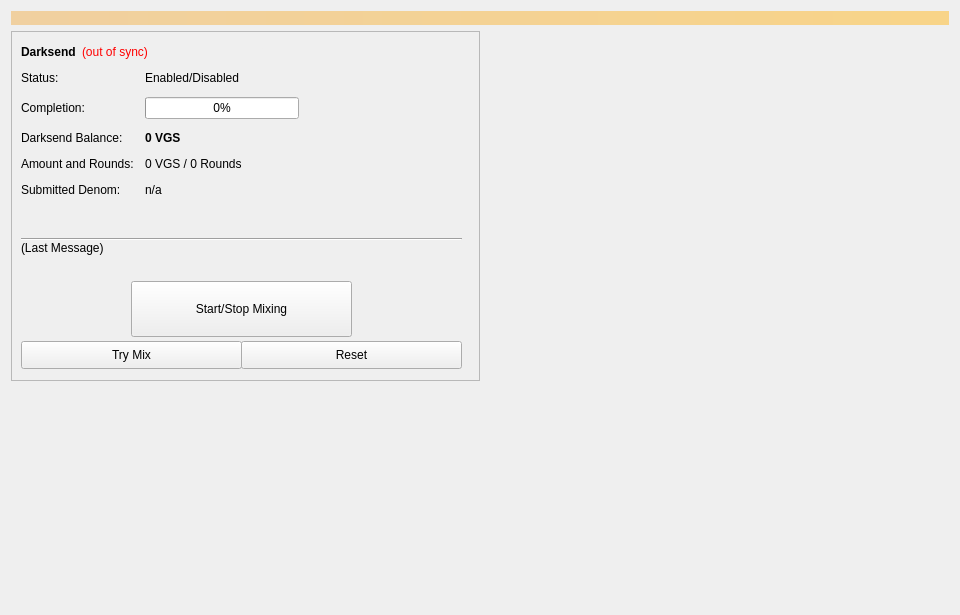
<?xml version="1.0" encoding="UTF-8"?>
<ui version="4.0">
 <class>Coinmix</class>
 <widget class="QWidget" name="Coinmix">
  <property name="geometry">
   <rect>
    <x>0</x>
    <y>0</y>
    <width>960</width>
    <height>615</height>
   </rect>
  </property>
  <property name="minimumSize">
   <size>
    <width>960</width>
    <height>0</height>
   </size>
  </property>
  <property name="windowTitle">
   <string>Form</string>
  </property>
  <layout class="QVBoxLayout" name="topLayout">
   <item>
    <widget class="QLabel" name="labelAlerts">
     <property name="visible">
      <bool>false</bool>
     </property>
     <property name="styleSheet">
      <string notr="true">background-color: qlineargradient(x1: 0, y1: 0, x2: 1, y2: 0, stop:0 #F0D0A0, stop:1 #F8D488); color:#000000;</string>
     </property>
     <property name="wordWrap">
      <bool>true</bool>
     </property>
     <property name="margin">
      <number>3</number>
     </property>
    </widget>
   </item>
   <item>
    <layout class="QHBoxLayout" name="horizontalLayout" stretch="1,1">
     <item>
      <layout class="QVBoxLayout" name="verticalLayout_2">
       <item>
        <widget class="QFrame" name="frameDarksend">
         <property name="minimumSize">
          <size>
           <width>0</width>
           <height>350</height>
          </size>
         </property>
         <property name="layoutDirection">
          <enum>Qt::LeftToRight</enum>
         </property>
         <property name="frameShape">
          <enum>QFrame::StyledPanel</enum>
         </property>
         <property name="frameShadow">
          <enum>QFrame::Raised</enum>
         </property>
         <widget class="QWidget" name="formLayoutWidget">
          <property name="geometry">
           <rect>
            <x>10</x>
            <y>40</y>
            <width>451</width>
            <height>161</height>
           </rect>
          </property>
          <layout class="QFormLayout" name="formLayout">
           <property name="fieldGrowthPolicy">
            <enum>QFormLayout::AllNonFixedFieldsGrow</enum>
           </property>
           <property name="horizontalSpacing">
            <number>11</number>
           </property>
           <property name="verticalSpacing">
            <number>12</number>
           </property>
           <item row="0" column="0">
            <widget class="QLabel" name="label_6">
             <property name="text">
              <string>Status:</string>
             </property>
            </widget>
           </item>
           <item row="1" column="0">
            <widget class="QLabel" name="label_7">
             <property name="text">
              <string>Completion:</string>
             </property>
            </widget>
           </item>
           <item row="1" column="1">
            <widget class="QProgressBar" name="DarksendProgress">
             <property name="maximumSize">
              <size>
               <width>154</width>
               <height>16777215</height>
              </size>
             </property>
             <property name="value">
              <number>0</number>
             </property>
            </widget>
           </item>
           <item row="2" column="0">
            <widget class="QLabel" name="labelAnonymizedText">
             <property name="text">
              <string>Darksend Balance:</string>
             </property>
            </widget>
           </item>
           <item row="2" column="1">
            <widget class="QLabel" name="labelAnonymized">
             <property name="font">
              <font>
               <weight>75</weight>
               <bold>true</bold>
              </font>
             </property>
             <property name="text">
              <string notr="true">0 VGS</string>
             </property>
            </widget>
           </item>
           <item row="3" column="0">
            <widget class="QLabel" name="label_8">
             <property name="text">
              <string>Amount and Rounds:</string>
             </property>
            </widget>
           </item>
           <item row="3" column="1">
            <widget class="QLabel" name="labelAmountRounds">
             <property name="text">
              <string>0 VGS / 0 Rounds</string>
             </property>
            </widget>
           </item>
           <item row="4" column="0">
            <widget class="QLabel" name="label_9">
             <property name="text">
              <string>Submitted Denom:</string>
             </property>
            </widget>
           </item>
           <item row="4" column="1">
            <widget class="QLabel" name="labelSubmittedDenom">
             <property name="toolTip">
              <string>The denominations you submitted to the Masternode.&lt;br&gt;To mix, other users must submit the exact same denominations.</string>
             </property>
             <property name="text">
              <string>n/a</string>
             </property>
            </widget>
           </item>
           <item row="0" column="1">
            <widget class="QLabel" name="DarksendEnabled">
             <property name="text">
              <string>Enabled/Disabled</string>
             </property>
            </widget>
           </item>
          </layout>
         </widget>
         <widget class="QPushButton" name="runAutoDenom">
          <property name="geometry">
           <rect>
            <x>251</x>
            <y>17</y>
            <width>1</width>
            <height>1</height>
           </rect>
          </property>
          <property name="palette">
           <palette>
            <active>
             <colorrole role="WindowText">
              <brush brushstyle="SolidPattern">
               <color alpha="255">
                <red>0</red>
                <green>0</green>
                <blue>0</blue>
               </color>
              </brush>
             </colorrole>
             <colorrole role="Button">
              <brush brushstyle="SolidPattern">
               <color alpha="255">
                <red>239</red>
                <green>238</green>
                <blue>238</blue>
               </color>
              </brush>
             </colorrole>
             <colorrole role="Light">
              <brush brushstyle="SolidPattern">
               <color alpha="255">
                <red>255</red>
                <green>255</green>
                <blue>255</blue>
               </color>
              </brush>
             </colorrole>
             <colorrole role="Midlight">
              <brush brushstyle="SolidPattern">
               <color alpha="255">
                <red>247</red>
                <green>246</green>
                <blue>246</blue>
               </color>
              </brush>
             </colorrole>
             <colorrole role="Dark">
              <brush brushstyle="SolidPattern">
               <color alpha="255">
                <red>119</red>
                <green>119</green>
                <blue>119</blue>
               </color>
              </brush>
             </colorrole>
             <colorrole role="Mid">
              <brush brushstyle="SolidPattern">
               <color alpha="255">
                <red>159</red>
                <green>159</green>
                <blue>159</blue>
               </color>
              </brush>
             </colorrole>
             <colorrole role="Text">
              <brush brushstyle="SolidPattern">
               <color alpha="255">
                <red>0</red>
                <green>0</green>
                <blue>0</blue>
               </color>
              </brush>
             </colorrole>
             <colorrole role="BrightText">
              <brush brushstyle="SolidPattern">
               <color alpha="255">
                <red>255</red>
                <green>255</green>
                <blue>255</blue>
               </color>
              </brush>
             </colorrole>
             <colorrole role="ButtonText">
              <brush brushstyle="SolidPattern">
               <color alpha="255">
                <red>0</red>
                <green>0</green>
                <blue>0</blue>
               </color>
              </brush>
             </colorrole>
             <colorrole role="Base">
              <brush brushstyle="SolidPattern">
               <color alpha="255">
                <red>255</red>
                <green>255</green>
                <blue>255</blue>
               </color>
              </brush>
             </colorrole>
             <colorrole role="Window">
              <brush brushstyle="SolidPattern">
               <color alpha="255">
                <red>239</red>
                <green>238</green>
                <blue>238</blue>
               </color>
              </brush>
             </colorrole>
             <colorrole role="Shadow">
              <brush brushstyle="SolidPattern">
               <color alpha="255">
                <red>0</red>
                <green>0</green>
                <blue>0</blue>
               </color>
              </brush>
             </colorrole>
             <colorrole role="AlternateBase">
              <brush brushstyle="SolidPattern">
               <color alpha="255">
                <red>247</red>
                <green>246</green>
                <blue>246</blue>
               </color>
              </brush>
             </colorrole>
             <colorrole role="ToolTipBase">
              <brush brushstyle="SolidPattern">
               <color alpha="255">
                <red>255</red>
                <green>255</green>
                <blue>220</blue>
               </color>
              </brush>
             </colorrole>
             <colorrole role="ToolTipText">
              <brush brushstyle="SolidPattern">
               <color alpha="255">
                <red>0</red>
                <green>0</green>
                <blue>0</blue>
               </color>
              </brush>
             </colorrole>
            </active>
            <inactive>
             <colorrole role="WindowText">
              <brush brushstyle="SolidPattern">
               <color alpha="255">
                <red>0</red>
                <green>0</green>
                <blue>0</blue>
               </color>
              </brush>
             </colorrole>
             <colorrole role="Button">
              <brush brushstyle="SolidPattern">
               <color alpha="255">
                <red>239</red>
                <green>238</green>
                <blue>238</blue>
               </color>
              </brush>
             </colorrole>
             <colorrole role="Light">
              <brush brushstyle="SolidPattern">
               <color alpha="255">
                <red>255</red>
                <green>255</green>
                <blue>255</blue>
               </color>
              </brush>
             </colorrole>
             <colorrole role="Midlight">
              <brush brushstyle="SolidPattern">
               <color alpha="255">
                <red>247</red>
                <green>246</green>
                <blue>246</blue>
               </color>
              </brush>
             </colorrole>
             <colorrole role="Dark">
              <brush brushstyle="SolidPattern">
               <color alpha="255">
                <red>119</red>
                <green>119</green>
                <blue>119</blue>
               </color>
              </brush>
             </colorrole>
             <colorrole role="Mid">
              <brush brushstyle="SolidPattern">
               <color alpha="255">
                <red>159</red>
                <green>159</green>
                <blue>159</blue>
               </color>
              </brush>
             </colorrole>
             <colorrole role="Text">
              <brush brushstyle="SolidPattern">
               <color alpha="255">
                <red>0</red>
                <green>0</green>
                <blue>0</blue>
               </color>
              </brush>
             </colorrole>
             <colorrole role="BrightText">
              <brush brushstyle="SolidPattern">
               <color alpha="255">
                <red>255</red>
                <green>255</green>
                <blue>255</blue>
               </color>
              </brush>
             </colorrole>
             <colorrole role="ButtonText">
              <brush brushstyle="SolidPattern">
               <color alpha="255">
                <red>0</red>
                <green>0</green>
                <blue>0</blue>
               </color>
              </brush>
             </colorrole>
             <colorrole role="Base">
              <brush brushstyle="SolidPattern">
               <color alpha="255">
                <red>255</red>
                <green>255</green>
                <blue>255</blue>
               </color>
              </brush>
             </colorrole>
             <colorrole role="Window">
              <brush brushstyle="SolidPattern">
               <color alpha="255">
                <red>239</red>
                <green>238</green>
                <blue>238</blue>
               </color>
              </brush>
             </colorrole>
             <colorrole role="Shadow">
              <brush brushstyle="SolidPattern">
               <color alpha="255">
                <red>0</red>
                <green>0</green>
                <blue>0</blue>
               </color>
              </brush>
             </colorrole>
             <colorrole role="AlternateBase">
              <brush brushstyle="SolidPattern">
               <color alpha="255">
                <red>247</red>
                <green>246</green>
                <blue>246</blue>
               </color>
              </brush>
             </colorrole>
             <colorrole role="ToolTipBase">
              <brush brushstyle="SolidPattern">
               <color alpha="255">
                <red>255</red>
                <green>255</green>
                <blue>220</blue>
               </color>
              </brush>
             </colorrole>
             <colorrole role="ToolTipText">
              <brush brushstyle="SolidPattern">
               <color alpha="255">
                <red>0</red>
                <green>0</green>
                <blue>0</blue>
               </color>
              </brush>
             </colorrole>
            </inactive>
            <disabled>
             <colorrole role="WindowText">
              <brush brushstyle="SolidPattern">
               <color alpha="255">
                <red>119</red>
                <green>119</green>
                <blue>119</blue>
               </color>
              </brush>
             </colorrole>
             <colorrole role="Button">
              <brush brushstyle="SolidPattern">
               <color alpha="255">
                <red>239</red>
                <green>238</green>
                <blue>238</blue>
               </color>
              </brush>
             </colorrole>
             <colorrole role="Light">
              <brush brushstyle="SolidPattern">
               <color alpha="255">
                <red>255</red>
                <green>255</green>
                <blue>255</blue>
               </color>
              </brush>
             </colorrole>
             <colorrole role="Midlight">
              <brush brushstyle="SolidPattern">
               <color alpha="255">
                <red>247</red>
                <green>246</green>
                <blue>246</blue>
               </color>
              </brush>
             </colorrole>
             <colorrole role="Dark">
              <brush brushstyle="SolidPattern">
               <color alpha="255">
                <red>119</red>
                <green>119</green>
                <blue>119</blue>
               </color>
              </brush>
             </colorrole>
             <colorrole role="Mid">
              <brush brushstyle="SolidPattern">
               <color alpha="255">
                <red>159</red>
                <green>159</green>
                <blue>159</blue>
               </color>
              </brush>
             </colorrole>
             <colorrole role="Text">
              <brush brushstyle="SolidPattern">
               <color alpha="255">
                <red>119</red>
                <green>119</green>
                <blue>119</blue>
               </color>
              </brush>
             </colorrole>
             <colorrole role="BrightText">
              <brush brushstyle="SolidPattern">
               <color alpha="255">
                <red>255</red>
                <green>255</green>
                <blue>255</blue>
               </color>
              </brush>
             </colorrole>
             <colorrole role="ButtonText">
              <brush brushstyle="SolidPattern">
               <color alpha="255">
                <red>119</red>
                <green>119</green>
                <blue>119</blue>
               </color>
              </brush>
             </colorrole>
             <colorrole role="Base">
              <brush brushstyle="SolidPattern">
               <color alpha="255">
                <red>239</red>
                <green>238</green>
                <blue>238</blue>
               </color>
              </brush>
             </colorrole>
             <colorrole role="Window">
              <brush brushstyle="SolidPattern">
               <color alpha="255">
                <red>239</red>
                <green>238</green>
                <blue>238</blue>
               </color>
              </brush>
             </colorrole>
             <colorrole role="Shadow">
              <brush brushstyle="SolidPattern">
               <color alpha="255">
                <red>0</red>
                <green>0</green>
                <blue>0</blue>
               </color>
              </brush>
             </colorrole>
             <colorrole role="AlternateBase">
              <brush brushstyle="SolidPattern">
               <color alpha="255">
                <red>239</red>
                <green>238</green>
                <blue>238</blue>
               </color>
              </brush>
             </colorrole>
             <colorrole role="ToolTipBase">
              <brush brushstyle="SolidPattern">
               <color alpha="255">
                <red>255</red>
                <green>255</green>
                <blue>220</blue>
               </color>
              </brush>
             </colorrole>
             <colorrole role="ToolTipText">
              <brush brushstyle="SolidPattern">
               <color alpha="255">
                <red>0</red>
                <green>0</green>
                <blue>0</blue>
               </color>
              </brush>
             </colorrole>
            </disabled>
           </palette>
          </property>
          <property name="focusPolicy">
           <enum>Qt::NoFocus</enum>
          </property>
          <property name="autoFillBackground">
           <bool>true</bool>
          </property>
          <property name="text">
           <string/>
          </property>
          <property name="flat">
           <bool>true</bool>
          </property>
         </widget>
         <widget class="QPushButton" name="toggleDarksend">
          <property name="geometry">
           <rect>
            <x>120</x>
            <y>250</y>
            <width>221</width>
            <height>56</height>
           </rect>
          </property>
          <property name="sizePolicy">
           <sizepolicy hsizetype="MinimumExpanding" vsizetype="Fixed">
            <horstretch>0</horstretch>
            <verstretch>0</verstretch>
           </sizepolicy>
          </property>
          <property name="text">
           <string>Start/Stop Mixing</string>
          </property>
         </widget>
         <widget class="Line" name="lineLastMessage">
          <property name="geometry">
           <rect>
            <x>10</x>
            <y>200</y>
            <width>441</width>
            <height>16</height>
           </rect>
          </property>
          <property name="orientation">
           <enum>Qt::Horizontal</enum>
          </property>
         </widget>
         <widget class="QLabel" name="DarksendStatus">
          <property name="geometry">
           <rect>
            <x>10</x>
            <y>210</y>
            <width>451</width>
            <height>43</height>
           </rect>
          </property>
          <property name="minimumSize">
           <size>
            <width>288</width>
            <height>43</height>
           </size>
          </property>
          <property name="text">
           <string>(Last Message)</string>
          </property>
          <property name="alignment">
           <set>Qt::AlignLeading|Qt::AlignLeft|Qt::AlignTop</set>
          </property>
          <property name="wordWrap">
           <bool>true</bool>
          </property>
         </widget>
         <widget class="QPushButton" name="DarksendAuto">
          <property name="geometry">
           <rect>
            <x>10</x>
            <y>310</y>
            <width>221</width>
            <height>28</height>
           </rect>
          </property>
          <property name="sizePolicy">
           <sizepolicy hsizetype="MinimumExpanding" vsizetype="Fixed">
            <horstretch>0</horstretch>
            <verstretch>0</verstretch>
           </sizepolicy>
          </property>
          <property name="toolTip">
           <string>Try to manually submit a Darksend request.</string>
          </property>
          <property name="text">
           <string>Try Mix</string>
          </property>
         </widget>
         <widget class="QPushButton" name="DarksendReset">
          <property name="geometry">
           <rect>
            <x>230</x>
            <y>310</y>
            <width>221</width>
            <height>28</height>
           </rect>
          </property>
          <property name="sizePolicy">
           <sizepolicy hsizetype="MinimumExpanding" vsizetype="Fixed">
            <horstretch>0</horstretch>
            <verstretch>0</verstretch>
           </sizepolicy>
          </property>
          <property name="toolTip">
           <string>Reset the current status of Darksend (can interrupt Darksend if it's in the process of Mixing, which can cost you money!)</string>
          </property>
          <property name="autoFillBackground">
           <bool>false</bool>
          </property>
          <property name="text">
           <string>Reset</string>
          </property>
         </widget>
         <widget class="QWidget" name="layoutWidget">
          <property name="geometry">
           <rect>
            <x>10</x>
            <y>10</y>
            <width>431</width>
            <height>22</height>
           </rect>
          </property>
          <layout class="QHBoxLayout" name="horizontalLayout_5">
           <item>
            <widget class="QLabel" name="label_2">
             <property name="font">
              <font>
               <weight>75</weight>
               <bold>true</bold>
              </font>
             </property>
             <property name="text">
              <string>Darksend</string>
             </property>
            </widget>
           </item>
           <item>
            <widget class="QLabel" name="labelDarksendSyncStatus">
             <property name="toolTip">
              <string>The displayed information may be out of date. Your wallet automatically synchronizes with the VGS network after a connection is established, but this process has not completed yet.</string>
             </property>
             <property name="styleSheet">
              <string notr="true">QLabel { color: red; }</string>
             </property>
             <property name="text">
              <string notr="true">(out of sync)</string>
             </property>
             <property name="alignment">
              <set>Qt::AlignLeading|Qt::AlignLeft|Qt::AlignVCenter</set>
             </property>
            </widget>
           </item>
           <item>
            <spacer name="horizontalSpacer_4">
             <property name="orientation">
              <enum>Qt::Horizontal</enum>
             </property>
             <property name="sizeHint" stdset="0">
              <size>
               <width>40</width>
               <height>20</height>
              </size>
             </property>
            </spacer>
           </item>
          </layout>
         </widget>
        </widget>
       </item>
       <item>
        <spacer name="verticalSpacer">
         <property name="orientation">
          <enum>Qt::Vertical</enum>
         </property>
         <property name="sizeHint" stdset="0">
          <size>
           <width>20</width>
           <height>40</height>
          </size>
         </property>
        </spacer>
       </item>
      </layout>
     </item>
     <item>
      <layout class="QVBoxLayout" name="verticalLayout_3">
       <item>
        <spacer name="verticalSpacer_2">
         <property name="orientation">
          <enum>Qt::Vertical</enum>
         </property>
         <property name="sizeType">
          <enum>QSizePolicy::Expanding</enum>
         </property>
         <property name="sizeHint" stdset="0">
          <size>
           <width>20</width>
           <height>40</height>
          </size>
         </property>
        </spacer>
       </item>
      </layout>
     </item>
    </layout>
   </item>
  </layout>
 </widget>
 <resources/>
 <connections/>
</ui>
